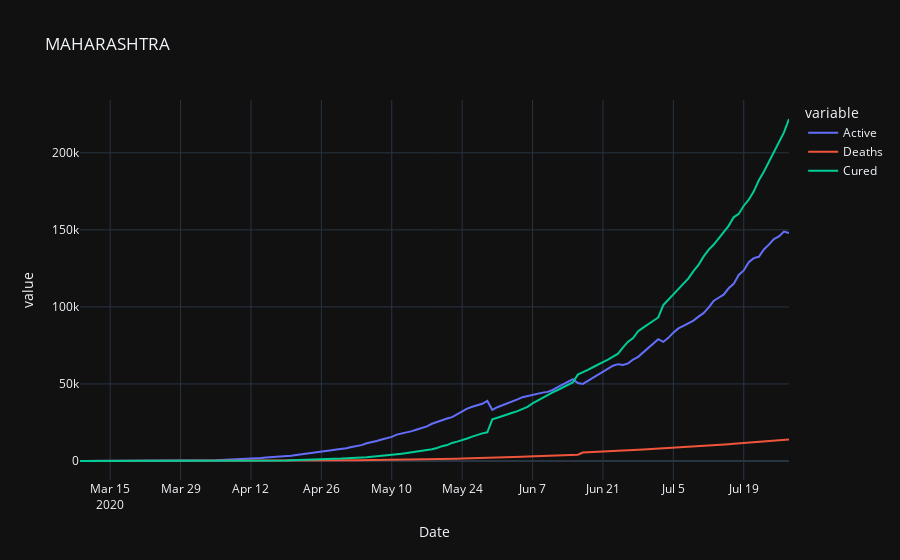

Notebook source saved alongside this figure:
### Code cell
MH.plot(x='Date', y=['Active','Deaths', 'Cured'], template = 'plotly_dark', title='MAHARASHTRA')

### Figure 1 — Plotly figure (JSON) as saved in the notebook; plotly's stock layout.template omitted (floating-point values rounded to 4 significant figures; data arrays with more than 128 entries replaced by an {"elided": "..."} marker saying what was removed)
{"data": [{"hovertemplate": "variable=Active<br>Date=%{x}<br>value=%{y}<extra></extra>", "legendgroup": "Active", "line": {"color": "#636efa", "dash": "solid"}, "mode": "lines", "name": "Active", "orientation": "v", "showlegend": true, "type": "scatter", "x": {"elided": "142 str values"}, "xaxis": "x", "y": {"elided": "142 int values"}, "yaxis": "y"}, {"hovertemplate": "variable=Deaths<br>Date=%{x}<br>value=%{y}<extra></extra>", "legendgroup": "Deaths", "line": {"color": "#EF553B", "dash": "solid"}, "mode": "lines", "name": "Deaths", "orientation": "v", "showlegend": true, "type": "scatter", "x": {"elided": "142 str values"}, "xaxis": "x", "y": {"elided": "142 int values"}, "yaxis": "y"}, {"hovertemplate": "variable=Cured<br>Date=%{x}<br>value=%{y}<extra></extra>", "legendgroup": "Cured", "line": {"color": "#00cc96", "dash": "solid"}, "mode": "lines", "name": "Cured", "orientation": "v", "showlegend": true, "type": "scatter", "x": {"elided": "142 str values"}, "xaxis": "x", "y": {"elided": "142 int values"}, "yaxis": "y"}], "layout": {"legend": {"title": {"text": "variable"}, "tracegroupgap": 0}, "title": {"text": "MAHARASHTRA"}, "xaxis": {"anchor": "y", "domain": [0, 1], "title": {"text": "Date"}}, "yaxis": {"anchor": "x", "domain": [0, 1], "title": {"text": "value"}}}}
